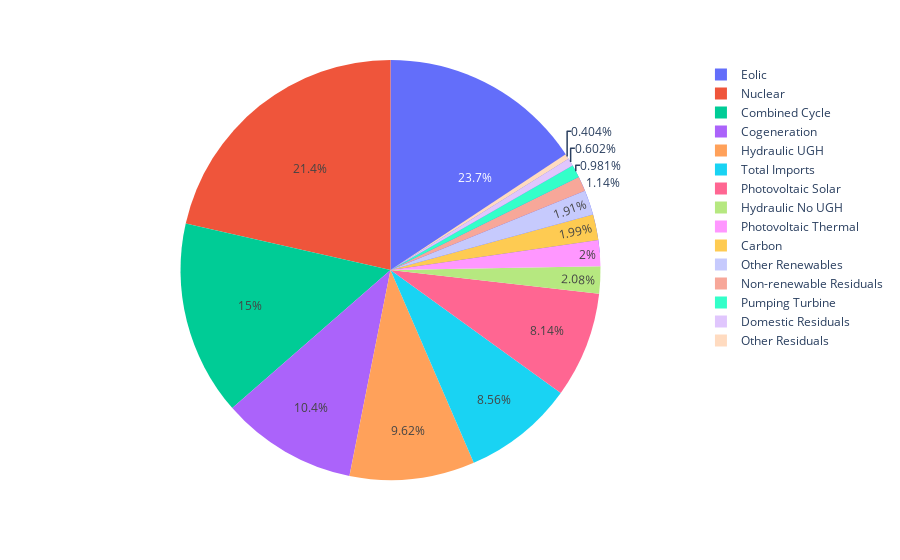

Source (notebook cell):
### Markdown cell above
### Is a pie plot better for this data?

### Code cell
px.pie(data_frame=dfres, names='technology', values='generation_mwh')

### Figure 1 — Plotly figure (JSON) as saved in the notebook; plotly's stock layout.template omitted (floating-point values rounded to 4 significant figures)
{"data": [{"domain": {"x": [0, 1], "y": [0, 1]}, "hovertemplate": "technology=%{label}<br>generation_mwh=%{value}<extra></extra>", "labels": ["Total Exports", "Other Residuals", "Domestic Residuals", "Pumping Turbine", "Non-renewable Residuals", "Other Renewables", "Carbon", "Photovoltaic Thermal", "Hydraulic No UGH", "Photovoltaic Solar", "Total Imports", "Hydraulic UGH", "Cogeneration", "Combined Cycle", "Nuclear", "Eolic"], "legendgroup": "", "name": "", "showlegend": true, "type": "pie", "values": [-20160000.0, 1020000.0, 1519000.0, 2476000.0, 2885000.0, 4811000.0, 5017000.0, 5042000.0, 5259688, 20560000.0, 21604101, 24290000.0, 26370000.0, 37820000.0, 54120000.0, 59800000.0]}], "layout": {"autosize": true, "legend": {"tracegroupgap": 0}, "margin": {"t": 60}}}
